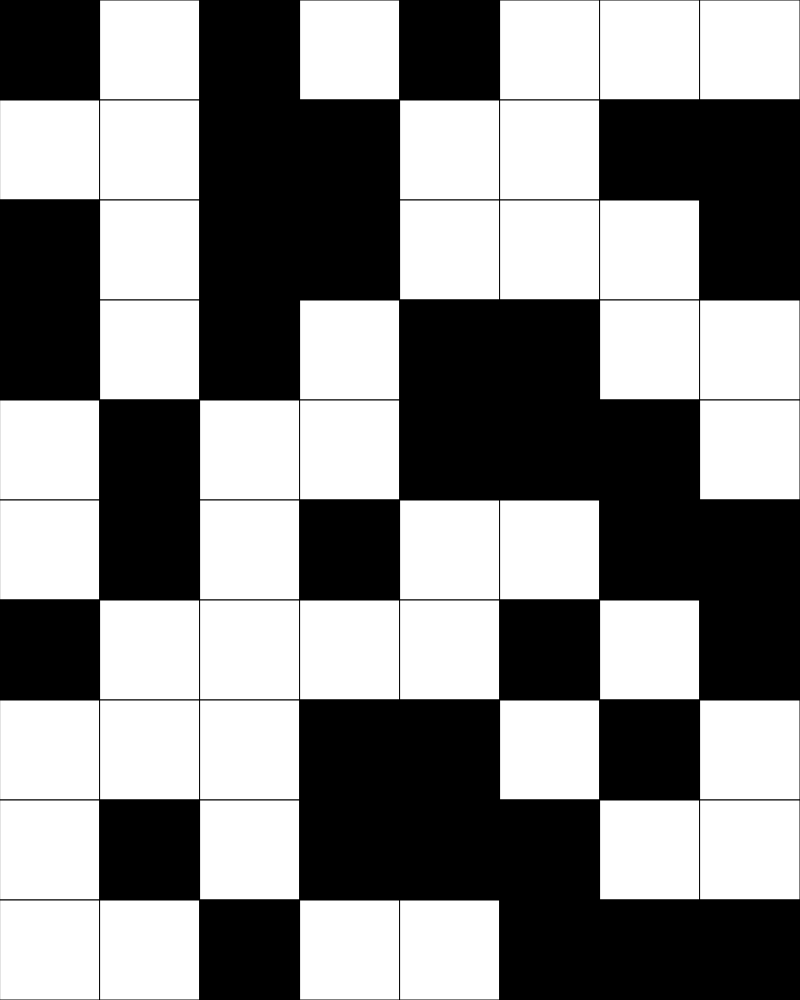
Frame 1 (no input)
Frame 60 (no input): identical to frame 1, image omitted
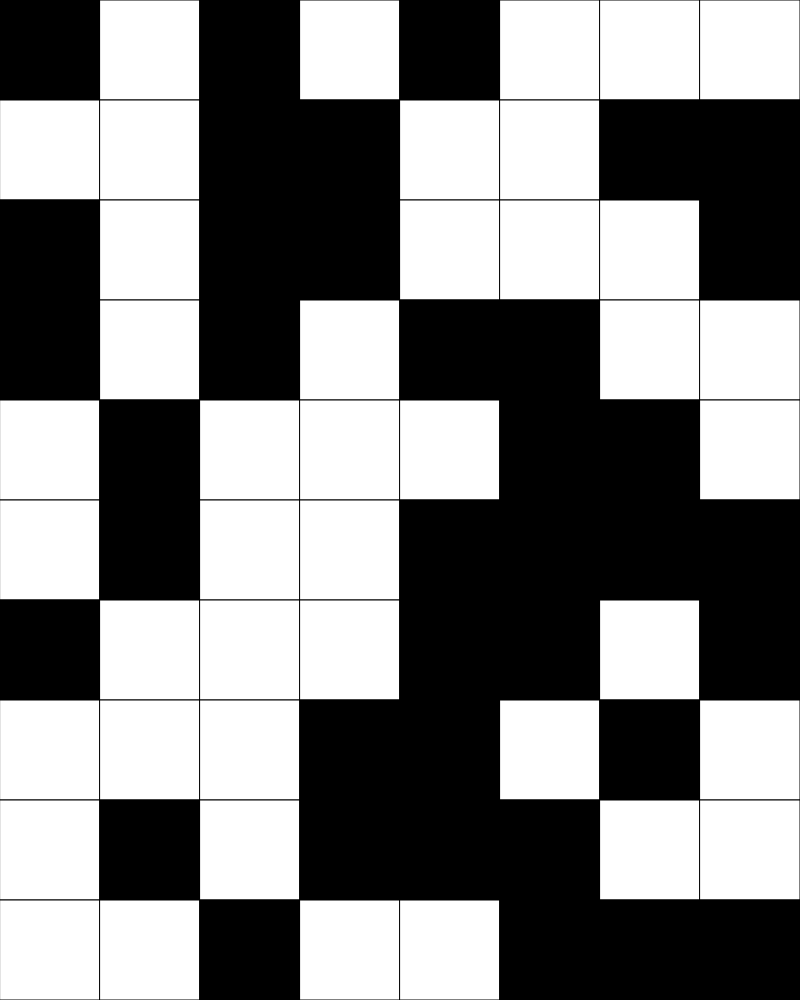
Frame 120 (the mouse pressed at the canvas centre since frame 60)

The p5.js sketch that drew these frames (run headless with seeded random() and noise() and a simulated clock; from frame 60 on, the mouse is pressed at the canvas centre):

// p5.js sketch
// ── sketch.js
// 2d rectangular grid demo

const CELL_SIZE = 100;
let rows;
let cols;
let grid;

async function setup() {
  rows = Math.floor(windowWidth * 0.85/CELL_SIZE);
  cols = Math.floor(windowHeight * 0.85 /CELL_SIZE);
  createCanvas(cols * CELL_SIZE, rows * CELL_SIZE);
  grid = generateRandomGrid(cols, rows);
}

function draw() {
  background(220);
  displayGrid();
}

function keyPressed() {
  if (key === 'r') {
    grid = generateRandomGrid(cols, rows);
  }
  else if (key === 'e') {
    grid = generateEmptyGrid(cols, rows);
  }
}

function mousePressed() {
  let x = Math.floor(mouseX/CELL_SIZE);
  let y = Math.floor(mouseY/CELL_SIZE);

  //self
  toggleCell(x, y);

  //neighbours
  toggleCell(x + 1, y);
  toggleCell(x - 1, y);
  toggleCell(x, y + 1);
  toggleCell(x, y - 1);
}

function toggleCell(x, y) {
  //make sure you're in the grid
  if (x >= 0 && x < cols && y >= 0 && y < rows) {
    if (grid[y][x] === 0) {
      grid[y][x] = 1;
    }
    else if (grid[y][x] === 1) {
      grid[y][x] = 0;
    }
  }
}

function displayGrid() {
  for (let y = 0; y < rows; y++) {
    for (let x = 0; x < cols; x++) {
      if (grid[y][x] === 0) {
        fill('white');
      }
      else if (grid[y][x] === 1) {
        fill('black');
      }
      square(x * CELL_SIZE, y * CELL_SIZE, CELL_SIZE);
    }
  }
}

function generateRandomGrid(cols, rows) {
  let newGrid = [];
  for (let y = 0; y < rows; y++) {
    newGrid.push([]);
    for (let x = 0; x < cols; x++) {
      if (random(100) < 50) {
        newGrid[y].push(0);
      }
      else {
        newGrid[y].push(1);
      }
    }
  }
  return newGrid;
}

function generateEmptyGrid(cols, rows) {
  let newGrid = [];
  for (let y = 0; y < rows; y++) {
    newGrid.push([]);
    for (let x = 0; x < cols; x++) {
      newGrid[y].push(0);
    } 
  }
  return newGrid;
}
